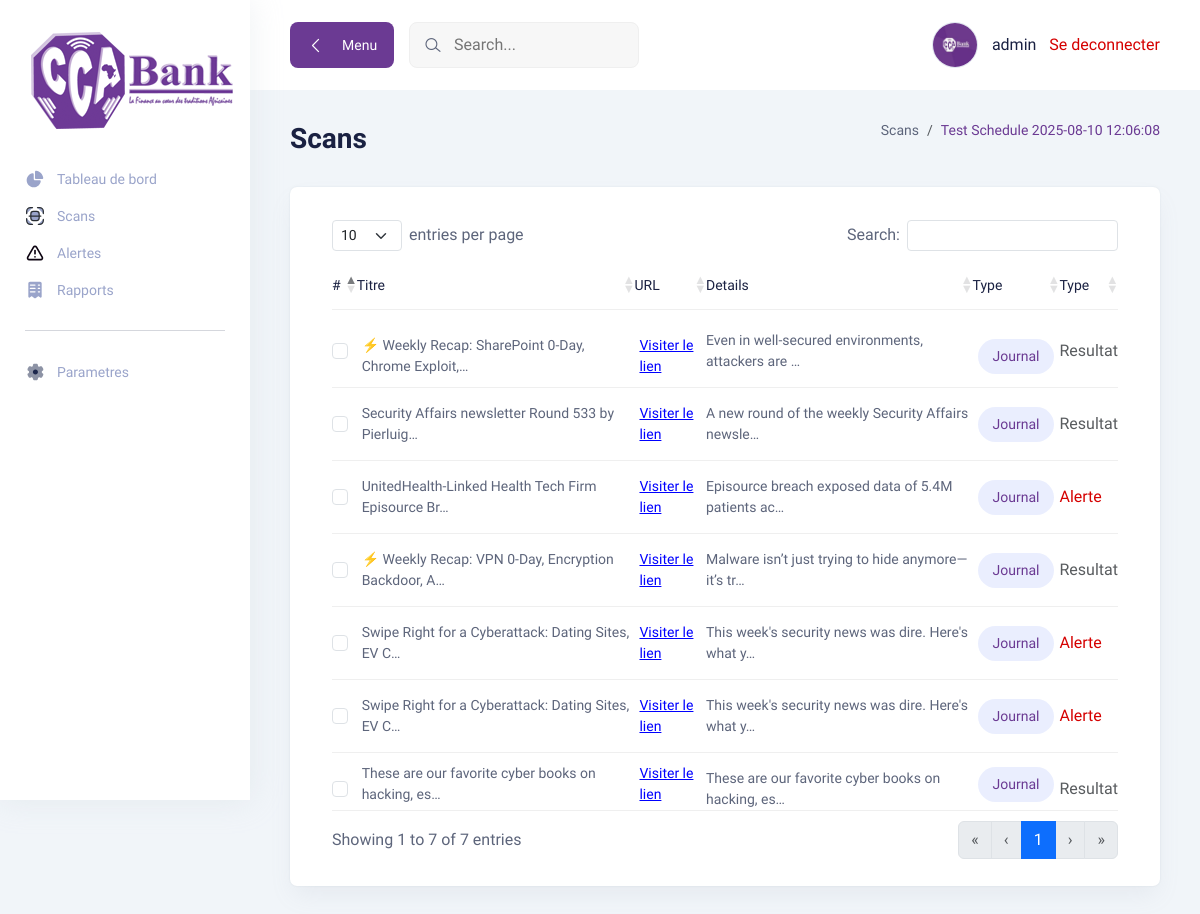
Screenshot of /scans/4 (signed in) with the database file from the repository.
### main/models.py (models this page shows, shortened)
class Scan(models.Model):
    time_run = models.DateTimeField(auto_now_add=True)
    name = models.CharField(max_length=100, null=True)
    sites = models.ManyToManyField(Sites, related_name='scans')
    schedule = models.ForeignKey(ScanSchedule, related_name='scans', on_delete=models.SET_NULL, null=True, blank=True)
    scan_start_date = models.DateTimeField(auto_now_add=True)
    scan_end_date = models.DateTimeField(null=True, blank=True)
    status = models.CharField(max_length=20, choices=[('pending', 'Pending'), ('completed', 'Completed'), ('failed', 'Failed')])
    keywords = models.TextField(null=True, blank=True)

class ScanResult(models.Model):
    scan = models.ForeignKey(Scan, related_name='results', on_delete=models.CASCADE)
    date_posted = models.DateTimeField()
    source = models.TextField()
    details = models.TextField()

class Journal(ScanResult):
    titre = models.CharField(max_length=200)
    auteur = models.CharField(max_length=100)

### main/views.py (the view)
# urls.py: path('scans/<int:scan_id>', login_required(scan_detail), name='scan-detail'),
def scan_detail(request, scan_id):
    scan = Scan.objects.get(id=scan_id)
    scan_results = ScanResult.objects.filter(scan=scan)
    return render(request, 'main/scan_detail.html', {'scan': scan, 'scan_results': scan_results})

### main/templates/main/scan_detail.html (shortened to what this page needs)
{% extends 'main/blank_page.html' %}
{% load i18n static %}
{% block page_content %}
<div class="title-wrapper pt-30">
    <div class="row align-items-center">
        <div class="col-md-6">
            <div class="title">
                <h2>{% trans "Scans" %}</h2>
            </div>
        </div>
        <div class="col-md-6">
            <div class="breadcrumb-wrapper">
                <nav aria-label="breadcrumb">
                <ol class="breadcrumb">
                    <li class="breadcrumb-item">
                    <a href="{% url 'scans' %}">{% trans "Scans" %}</a>
                    </li>
                    <li class="breadcrumb-item active" aria-current="page">
                    {{scan.name}}
                    </li>
                </ol>
                </nav>
            </div>
        </div>
    </div>
</div>
<div class="tables-wrapper">
    <div class="row">
        <div class="col-lg-12">
            <div class="card-style mb-30">
                <div class="table-wrapper table-responsive">
                    <table class="table" id="results-table">
                        <thead>
                        <tr>
                            <th>
                            <h6>#</h6>
                            </th>
                            <th>
                            <h6>{% trans "Titre" %}</h6>
                            </th>
                            <th>
                            <h6>URL</h6>
                            </th>
                            <th>
                            <h6>{% trans "Details" %}</h6>
                            </th>
                            <th>
                            <h6>{% trans "Type" %}</h6>
                            </th>
                            <th>
                            <h6>Type</h6>
                            </th>
                        </tr>
                        </thead>
                        <tbody>
                        {% for result in scan_results %}
                        <tr>
                            <td>
                                <input
                                    type="checkbox"
                                    class="select-row form-check-input"
                                    id="result-{{ result.id }}"
                                />
                            </td>
                            <td class="min-width">
                                <p>
                                    {% if result.journal %}
                                    {{ result.journal.titre|truncatechars:50|default:"<span class='text-muted'>---</span>"|safe }}
                                    {% else %}
                                    <span class="text-muted">---</span>
                                    {% endif %}
                                </p>
                            </td>
                            <td class="min-width">
                                <p>
                                    <a style="text-decoration: underline; color: blue;" href="{{ result.source }}">{% trans "Visiter le lien" %}</a>
                                </p>
                            </td>
                            <td>
                                <p>
                                    {{ result.details|truncatechars:50|default:"<span class='text-muted'>---</span>"|safe }}
                                </p>
                            </td>
                            <td class="min-width">
                                {% if result.journal %}
                                    <span class="status-btn active-btn">{% trans "Journal" %}</span>
                                {% else %}
                                    <span class="status-btn active-btn">{% trans "Reseau Social" %}</span>
                                {% endif %}
                            </td>
                            <td>
                                {% if result.alert %}
                                    <span class="text-danger">Alerte</span>
                                {% else %}
                                    <span class="text-muted">Resultat</span>
                                {% endif %}
                            </td>
                        </tr>
                        {% endfor %}
                        </tbody>
                    </table>
                </div>
            </div>
        </div>
    </div>
</div>
{% endblock %}

### main/templates/main/blank_page.html (shortened to what this page needs)
{% load static i18n %}
<!DOCTYPE html>
<html lang="en">
  <head>
    <link rel="stylesheet" href="{% static 'main/assets/css/bootstrap.min.css' %}" />
    <link rel="stylesheet" href="{% static 'main/assets/css/lineicons.css' %}" />
    <link rel="stylesheet" href="{% static 'main/assets/css/materialdesignicons.min.css' %}" />
    <link rel="stylesheet" href="{% static 'main/assets/css/fullcalendar.css' %}" />
    <link rel="stylesheet" href="{% static 'main/assets/css/main.css' %}" />
    <link rel="stylesheet" href="{% static 'main/assets/css/datatables.css' %}" />
  </head>
  <body>
    <aside class="sidebar-nav-wrapper">
      <div class="navbar-logo">
        <a href="{% url 'dashboard' %}">
          <img src="{% static 'main/assets/images/logo/cca_logo_transparent.png' %}" alt="logo" />
        </a>
      </div>
      <nav class="sidebar-nav">
        <ul>
          <li class="nav-item {% block dashboard_active %}{% endblock %}">
            <a href="{% url 'dashboard' %}">
              <span class="icon">
              </span>
              <span class="text">{% trans 'Tableau de bord' %}</span>
            </a>
          </li>
          <li class="nav-item {% block scans_active %}{% endblock %}">
            <a href="{% url 'scans' %}">
              <span class="icon">
              </span>
              <span class="text">{% trans 'Scans' %}</span>
            </a>
          </li>
          <li class="nav-item {% block alertes_active %}{% endblock %}">
            <a href="{% url 'alerts' %}">
              <span class="icon">
              </span>
              <span class="text">{% trans 'Alertes' %}</span>
            </a>
          </li>
          <li class="nav-item {% block rapports_active %}{% endblock %}">
            <a href="{% url 'reports' %}">
              <span class="icon">
              </span>
              <span class="text">{% trans 'Rapports' %}</span>
            </a>
          </li>
          <span class="divider"><hr /></span>
          <li class="nav-item {% block settings_active %}{% endblock %}">
            <a href="{% url 'settings' %}">
              <span class="icon">
              </span>
              <span class="text">{% trans "Parametres" %}</span>
            </a>
          </li>
        </ul>
      </nav>
    </aside>
    <main class="main-wrapper">
      <header class="header">
        <div class="container-fluid">
          <div class="row">
            <div class="col-lg-5 col-md-5 col-6">
              <div class="header-left d-flex align-items-center">
                <div class="menu-toggle-btn mr-15">
                  <button id="menu-toggle" class="main-btn primary-btn btn-hover">
                    <i class="lni lni-chevron-left me-2"></i> Menu
                  </button>
                </div>
                <div class="header-search d-none d-md-flex">
                  <form action="{% url 'quick_scan' %}" method="get">
                  <input type="text" name="keywords" placeholder="Search..." required />
                  <button type="submit">
                      <i class="lni lni-search-alt"></i>
                  </button>
              </form>
                </div>
              </div>
            </div>
            <div class="col-lg-7 col-md-7 col-6">
              <div class="header-right">
                <div class="profile-box ml-15 align-items-center gap-2">
                  <button class="dropdown-toggle bg-transparent border-0" type="button" id="profile"
                    data-bs-toggle="dropdown" aria-expanded="false">
                    <div class="profile-info">
                      <div class="info">
                        <div class="image">
                          <img src="{% static 'main/assets/images/logo/cca_logo.jpeg' %}" alt="" />
                        </div>
                        <div>
                          <h6 class="fw-500">{{ request.user }}</h6>
                        </div>
                      </div>
                    </div>
                  </button>
                  <form action="{% url 'logout' %}" method="post">
                    <label for="logout-button" type="submit" class="text-danger">Se deconnecter</label>
                  </form>
                </div>
              </div>
            </div>
          </div>
        </div>
      </header>
      <section class="section">
        <div class="container-fluid">
          {% block page_content %}{% endblock %}
        </div>
      </section>
    </main>
  </body>
</html>

### main/static/main/assets/css/fullcalendar.css (style rules this page uses)
:root { --fc-daygrid-event-dot-width:8px;--fc-list-event-dot-width:10px;--fc-list-event-hover-bg-color:#f5f5f5 }

### main/static/main/assets/css/datatables.css (style rules this page uses)
:root { --dt-row-selected: 13, 110, 253; --dt-row-selected-text: 255, 255, 255; --dt-row-selected-link: 9, 10, 11; --dt-row-stripe: 0, 0, 0; --dt-row-hover: 0, 0, 0; --dt-column-ordering: 0, 0, 0; --dt-header-align-items: center; --dt-html-background: white; }
table.dataTable thead > tr > th.dt-orderable-asc, table.dataTable thead > tr > th.dt-orderable-desc, table.dataTable thead > tr > td.dt-orderable-asc, table.dataTable thead > tr > td.dt-orderable-desc { cursor: pointer; }
table.dataTable th, table.dataTable td { box-sizing: border-box; }
table.dataTable thead th, table.dataTable thead td, table.dataTable tfoot th, table.dataTable tfoot td { text-align: left; }
:root { --dt-header-align-items: flex-end; }
table.table.dataTable { clear: both; margin-bottom: 0; max-width: none; border-spacing: 0; }
table.table.dataTable > :not(caption) > * > * { background-color: var(--bs-table-bg); }
table.table.dataTable > tbody > tr { background-color: transparent; }
div.dt-container div.dt-layout-full > *:only-child { margin-left: auto; margin-right: auto; }

### rows the page displays
Scan: name "Test Schedule 2025-08-10 12:06:08"
ScanResult: journal.titre "⚡ Weekly Recap: SharePoint 0-Day, Chrome Exploit,…", details "Even in well-secured environments, attackers are …", shows "Resultat"
ScanResult: journal.titre "Security Affairs newsletter Round 533 by Pierluig…", details "A new round of the weekly Security Affairs newsle…", shows "Resultat"
ScanResult: journal.titre "UnitedHealth-Linked Health Tech Firm Episource Br…", details "Episource breach exposed data of 5.4M patients ac…", shows "Alerte"
ScanResult: journal.titre "⚡ Weekly Recap: VPN 0-Day, Encryption Backdoor, A…", details "Malware isn’t just trying to hide anymore—it’s tr…", shows "Resultat"
ScanResult: journal.titre "Swipe Right for a Cyberattack: Dating Sites, EV C…", details "This week's security news was dire. Here's what y…", shows "Alerte"
ScanResult: journal.titre "Swipe Right for a Cyberattack: Dating Sites, EV C…", details "This week's security news was dire. Here's what y…", shows "Alerte"
ScanResult: journal.titre "These are our favorite cyber books on hacking, es…", details "These are our favorite cyber books on hacking, es…", shows "Resultat"

### other values shown
{{ request.user }} "admin"
